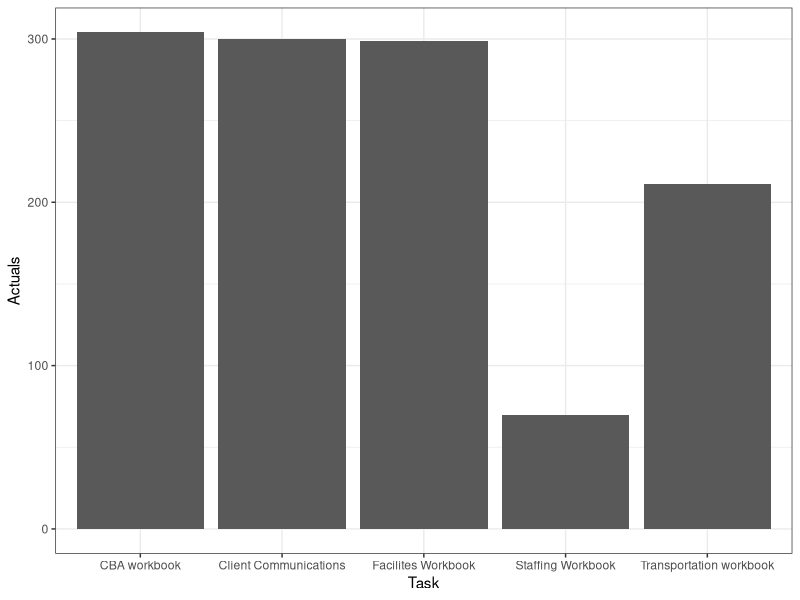
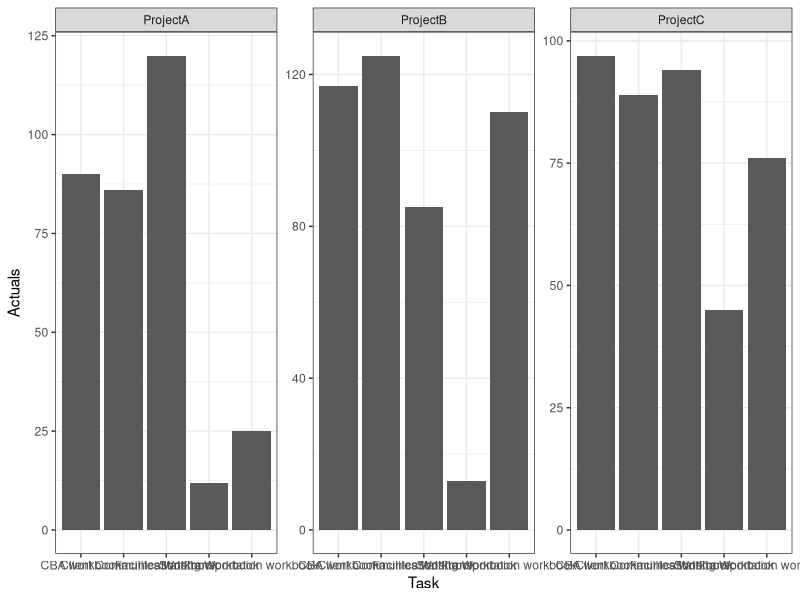

R code for these plots, in order:
library(tidyverse)
library(readxl)
library(dplyr)

ProjectA <- read_excel("Hours_Predict_R.xlsx",
                       sheet = "Project A",
                       range = "B2:G100",
                       col_names = TRUE)

ProjectB <- read_excel("Hours_Predict_R.xlsx",
                       sheet = "Project B",
                       range = "B2:G100",
                       col_names = TRUE)

ProjectC <- read_excel("Hours_Predict_R.xlsx",
                       sheet = "Project C",
                       range = "B2:G100",
                       col_names = TRUE)


summary(ProjectA)
summary(ProjectB)
summary(ProjectC)



ProjectA <- ProjectA %>% 
  mutate(ProjectA = "ProjectA")
ProjectB <- ProjectB %>% 
  mutate(ProjectA = "ProjectB")
ProjectC <- ProjectC %>% 
  mutate(ProjectA = "ProjectC")

Project_data <- bind_rows(ProjectA,ProjectB,ProjectC)

Project_data <- Project_data %>%   ##Deletes rows with NA
  drop_na()

Project_data <- Project_data %>% 
  mutate(percent_of_budget = Actuals/Budget*100)

Project_data <- Project_data %>% 
  rename(Project = ProjectA)

ggplot(Project_data, aes(x = Task, y = Actuals))+
  geom_col()+
  theme_bw()

ggplot(Project_data, aes(x = Task, y = Actuals))+
  geom_col()+
  facet_wrap(vars(Project), scales = "free", ncol = 3)+
  theme_bw()

